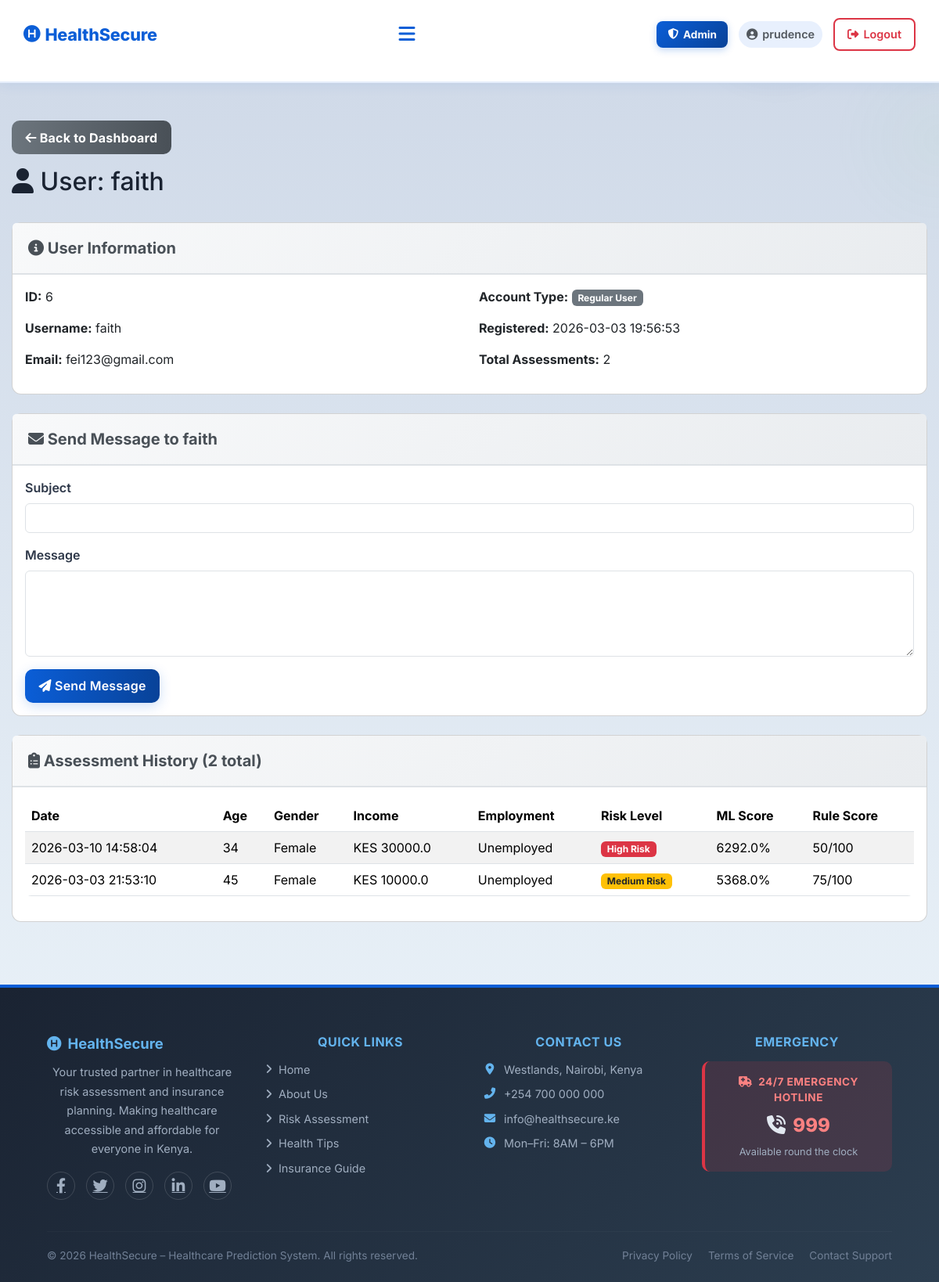
Page /admin/user/6 (signed in) on the earlier database version.
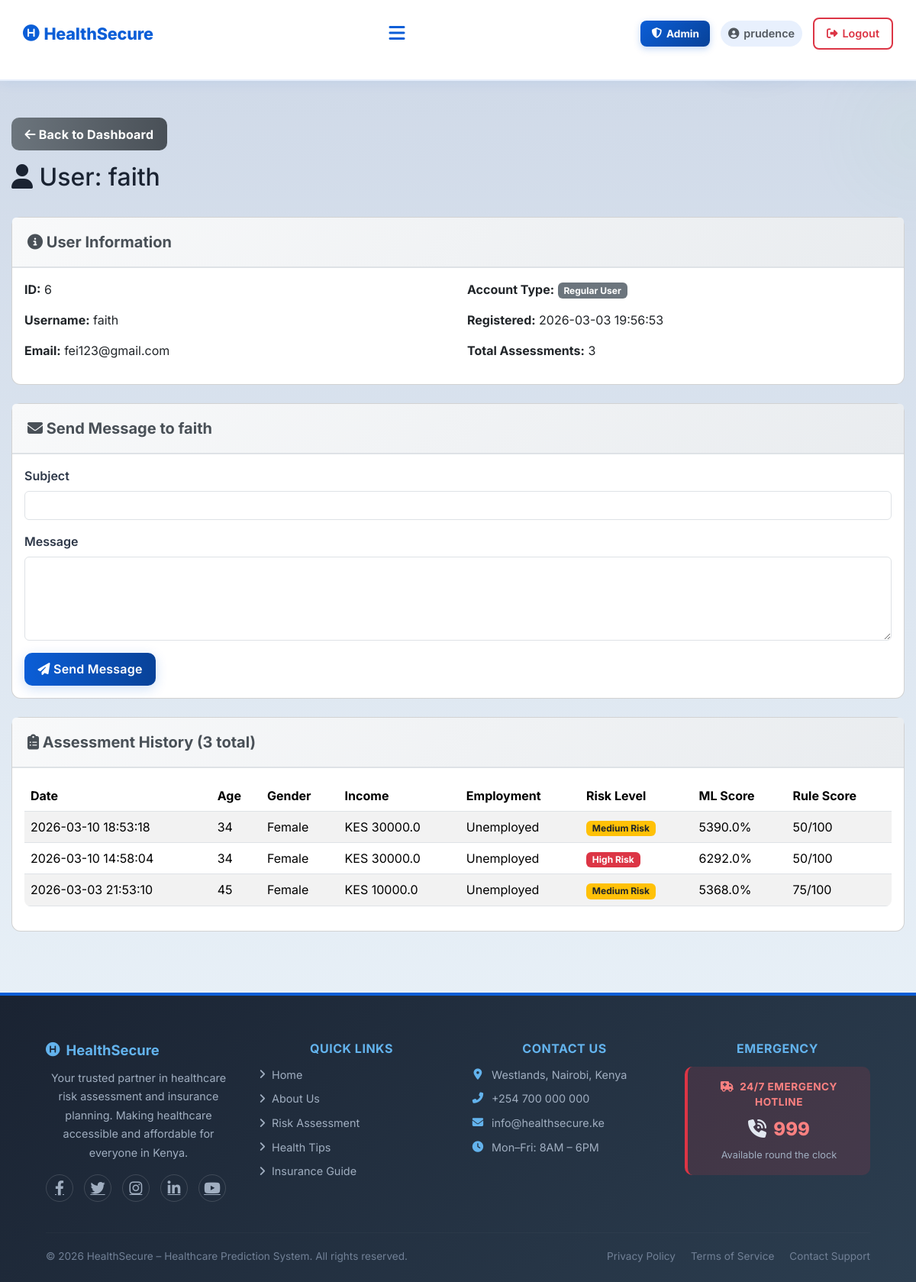
Same page on the later database version.
### tables this page shows
CREATE TABLE assessments (
            id INTEGER PRIMARY KEY AUTOINCREMENT,
            user_id INTEGER NOT NULL,
            age INTEGER,
            gender TEXT,
            marital_status TEXT,
            employment_status TEXT,
            income REAL,
            children INTEGER,
            education_level TEXT,
            residence_type TEXT,
            chronic_illness TEXT,
            family_size INTEGER,
            healthcare_knowledge TEXT,
            hospital_visit_gap REAL,
            routine_checkups INTEGER,
            cancer_screening INTEGER,
            dental_checkup INTEGER,
            mental_health_support INTEGER,
            risk_level TEXT,
            probability REAL,
            created_at TIMESTAMP DEFAULT CURRENT_TIMESTAMP, rule_based_score INTEGER DEFAULT 0, rule_based_category TEXT DEFAULT "Unknown",
            FOREIGN KEY (user_id) REFERENCES users (id)
        );

### app.py (the view)
@app.route('/admin/user/<int:user_id>')
@admin_required
def admin_view_user(user_id):
    conn = get_db_connection()
    user = conn.execute('SELECT * FROM users WHERE id = ?', (user_id,)).fetchone()
    if not user:
        flash('User not found!', 'danger')
        return redirect(url_for('admin_dashboard'))
    assessments = conn.execute('''
        SELECT * FROM assessments
        WHERE user_id = ?
        ORDER BY created_at DESC
    ''', (user_id,)).fetchall()
    conn.close()
    return render_template('admin_user_view.html',
                          username=session.get('username'),
                          user=user,
                          assessments=assessments)

### app.py (called while the page is built)
def get_db_connection():
    conn = sqlite3.connect(DATABASE)
    conn.row_factory = sqlite3.Row
    return conn

def is_admin():
    return bool(session.get('logged_in')) and session.get('is_admin', 0) == 1

def admin_required(f):
    from functools import wraps
    @wraps(f)
    def decorated_function(*args, **kwargs):
        if not session.get('logged_in'):
            flash('Please log in to access this page.', 'warning')
            return redirect(url_for('login'))
        if not is_admin():
            flash('Access denied. Admin privileges required.', 'danger')
            return redirect(url_for('index'))
        return f(*args, **kwargs)
    return decorated_function

### templates/admin_user_view.html (shortened to what the changed rows need)
{% extends 'base.html' %}
{% block extra_css %}
<link rel="stylesheet" href="{{ url_for('static', filename='css/admin.css') }}">
{% endblock %}
{% block content %}
<div class="container mt-5">
    <div class="row mb-4">
        <div class="col-12">
            <h2><i class="fas fa-user"></i> User: {{ user.username }}</h2>
        </div>
    </div>
    <div class="card mb-4">
        <div class="card-body">
            <div class="row">
                <div class="col-md-6">
                    <p><strong>Account Type:</strong>
                        {% if user.is_admin == 1 %}
                        <span class="badge bg-danger">Administrator</span>
                        {% else %}
                        <span class="badge bg-secondary">Regular User</span>
                        {% endif %}
                    </p>
                    <p><strong>Registered:</strong> {{ user.created_at }}</p>
                    <p><strong>Total Assessments:</strong> {{ assessments|length }}</p>
                </div>
            </div>
        </div>
    </div>
    <div class="card">
        <div class="card-header">
            <h5><i class="fas fa-clipboard-list"></i> Assessment History ({{ assessments|length }} total)</h5>
        </div>
        <div class="card-body">
            {% if assessments %}
            <div class="table-responsive">
                <table class="table table-striped table-hover">
                    <thead>
                        <tr>
                            <th>Date</th>
                            <th>Age</th>
                            <th>Gender</th>
                            <th>Income</th>
                            <th>Employment</th>
                            <th>Risk Level</th>
                            <th>ML Score</th>
                            <th>Rule Score</th>
                        </tr>
                    </thead>
                    <tbody>
                        {% for assessment in assessments %}
                        <tr>
                            <td>{{ assessment.created_at }}</td>
                            <td>{{ assessment.age }}</td>
                            <td>{{ assessment.gender }}</td>
                            <td>KES {{ assessment.income|round(0) }}</td>
                            <td>{{ assessment.employment_status }}</td>
                            <td>
                                {% if assessment.risk_level == 'High Risk' %}
                                <span class="badge bg-danger">{{ assessment.risk_level }}</span>
                                {% elif assessment.risk_level == 'Medium Risk' %}
                                <span class="badge bg-warning text-dark">{{ assessment.risk_level }}</span>
                                {% else %}
                                <span class="badge bg-success">{{ assessment.risk_level }}</span>
                                {% endif %}
                            </td>
                            <td>{{ (assessment.probability * 100)|round(1) }}%</td>
                            <td>{{ assessment.rule_based_score }}/100</td>
                        </tr>
                        {% endfor %}
                    </tbody>
                </table>
            </div>
            {% else %}
            <p class="text-muted">No assessments yet for this user.</p>
            {% endif %}
        </div>
    </div>
</div>
{% endblock %}

Differences in the rows shown:
added assessments: created_at "2026-03-10 18:53:18", age "34", gender "Female", income "30000.0", employment_status "Unemployed", risk_level "Medium Risk", (assessment.probability*100)|round(1) "5390.0", rule_based_score "50"
Other differences:
{{ assessments|length }}: "2" → "3"
